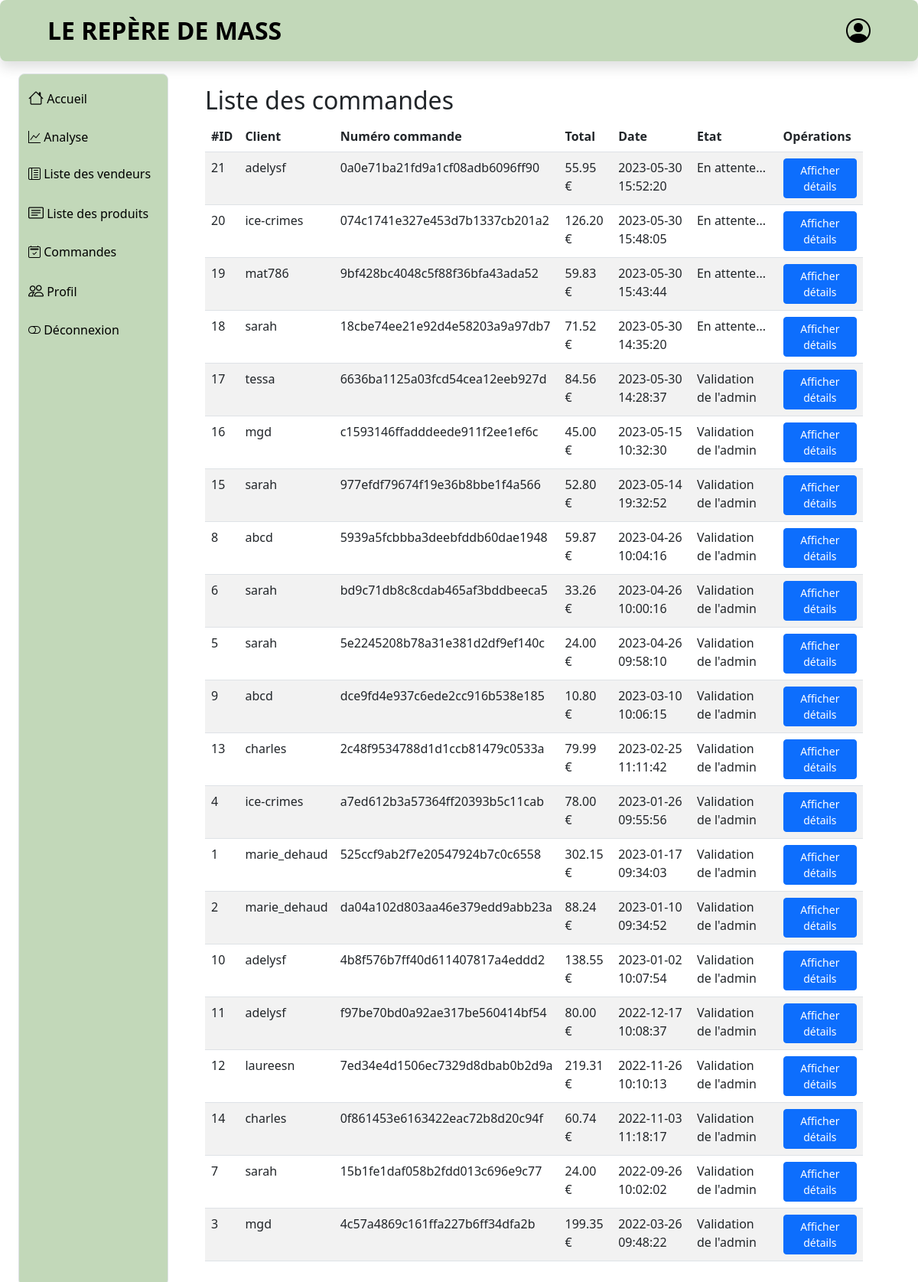
The app's page /profil/admin/commande.php (signed in) with its own data.
### tables this page shows
CREATE TABLE `commande` (
  `id` int NOT NULL,
  `id_client` int NOT NULL,
  `nom_prenom` varchar(70) NOT NULL,
  `total` decimal(7,2) NOT NULL,
  `numero_commande` varchar(100) NOT NULL,
  `taille` decimal(10,4) NOT NULL,
  `poids` decimal(10,4) NOT NULL,
  `adresse_livraison` varchar(150) NOT NULL,
  `ville` varchar(150) NOT NULL,
  `code_postal` int NOT NULL,
  `valide` int DEFAULT '0',
  `commande_livre` int NOT NULL DEFAULT '0',
  `date_creation` datetime NOT NULL DEFAULT CURRENT_TIMESTAMP,
  `livraison` varchar(15) NOT NULL,
  `commission` decimal(5,2) NOT NULL DEFAULT '0.00',
  `id_livreur` int DEFAULT NULL
);

CREATE TABLE `utilisateurs` (
  `id` int NOT NULL,
  `nom` varchar(100) NOT NULL,
  `prenom` varchar(100) NOT NULL,
  `pseudo` varchar(100) NOT NULL,
  `ville` varchar(100) NOT NULL,
  `email` varchar(100) NOT NULL,
  `password` text NOT NULL,
  `abonnement` tinyint(1) NOT NULL DEFAULT '0',
  `statut` varchar(40) NOT NULL DEFAULT 'client',
  `token` text NOT NULL,
  `date_inscription` datetime NOT NULL DEFAULT CURRENT_TIMESTAMP
);

### profil/admin/commande.php (the view, shortened to what this page needs)
<!DOCTYPE html>
<html lang="fr">
<head>
    <link href="../css/bootstrap.css" rel="stylesheet">
    <link href="../css/bootstrap-icons.css" rel="stylesheet">
    <link href="../css/sidenav.css" rel="stylesheet">
    <link href="../css/header2.css" rel="stylesheet">
    <link href="../css/index.css" rel="stylesheet">
    <link href="../css/profilpage.css" rel="stylesheet">
</head>
<body>
    <header class="shadow rounded-3 bg-light" id="header-box">
        <div class="container-fluid col-11" id="header-container">
            <div class=" d-flex align-items-center justify-content-between">
                <div class="py-3 col-sm-auto justify-content-center">
                    <div id="title">LE REPÈRE DE MASS</div>
                </div>
                <div class="text-end">
                    <a href="main_ad.php" class="d-block link-dark text-decoration-none">
                        <i id="log-logo" class="bi bi-person-circle"></i>
                    </a>
                </div>
            </div>
        </div>
    </header>
    <div class="mt-3 container-fluid pb-3 flex-grow-1 d-flex flex-column flex-sm-row overflow-auto">
        <div class="row flex-grow-sm-1 flex-grow-0 container-fluid">
            <?php include 'barre_navigation_ad.php';?>
            <main class="col overflow-auto h-100 w-100">
                <div class="container py-2">
                    <div class="container py-2">
                        <h2>Liste des commandes</h2>
                        <table class="table table-striped table-hover">
                            <thead>
                                <tr>
                                    <th>#ID</th>
                                    <th>Client</th>
                                    <th>Numéro commande</th>
                                    <th>Total</th>
                                    <th>Date</th>
                                    <th>Etat</th>
                                    <th>Opérations</th>
                                </tr>
                            </thead>
                            <tbody>
                                <?php
                    require_once '../../include/config.php';
                    $commandes = $bdd->query('SELECT commande.*,utilisateurs.pseudo as "pseudo" FROM commande INNER JOIN utilisateurs ON commande.id_client = utilisateurs.id ORDER BY commande.date_creation DESC')->fetchAll(PDO::FETCH_ASSOC);
                    foreach ($commandes as $commande) {
                    ?>
                        <tr>
                            <td><?php echo $commande['id'] ?></td>
                            <td><?php echo $commande['pseudo'] ?></td>
                            <td><?php echo $commande['numero_commande'] ?></td>
                            <td><?php echo $commande['total'].' €' ?> </td>
                            <td><?php echo $commande['date_creation'] ?></td>
                            <td><?php
                                if($commande['valide'] == 1){
                                    echo "Validation de l'admin";
                                }else echo "En attente...";
                            ?>
                            </td>
                            <td><a class="btn btn-primary btn-sm" href="afficher_commande.php?id=<?php echo $commande['id']?>">Afficher détails</a></td>
                        </tr>
                    <?php
                        }
                    ?>
                        </tbody>
                    </table>
                </div></div>
            </main>
        </div>
    </div>
</body>
</html>

### profil/css/sidenav.css (style rules this page uses)
i,a { color: black; }

### profil/css/header2.css (style rules this page uses)
* { font-family: system-ui, -apple-system, BlinkMacSystemFont, 'Segoe UI', Roboto, Oxygen, Ubuntu, Cantarell, 'Open Sans', 'Helvetica Neue', sans-serif; }
#title { color: black; font-size:xx-large; font-weight: 700; }

### profil/css/index.css (style rules this page uses)
[class*='container'] { background-clip: content-box; }
.row [class*='col'] { background-clip: content-box; }
#log-logo { font-size: xx-large; }

### records on screen
commande: id "21", utilisateurs.pseudo "adelysf", numero_commande "0a0e71ba21fd9a1cf08adb6096ff90", total "55.95", date_creation "2023-05-30 15:52:20", valide "En attente..."
commande: id "20", utilisateurs.pseudo "ice-crimes", numero_commande "074c1741e327e453d7b1337cb201a2", total "126.20", date_creation "2023-05-30 15:48:05", valide "En attente..."
commande: id "19", utilisateurs.pseudo "mat786", numero_commande "9bf428bc4048c5f88f36bfa43ada52", total "59.83", date_creation "2023-05-30 15:43:44", valide "En attente..."
commande: id "18", utilisateurs.pseudo "sarah", numero_commande "18cbe74ee21e92d4e58203a9a97db7", total "71.52", date_creation "2023-05-30 14:35:20", valide "En attente..."
commande: id "17", utilisateurs.pseudo "tessa", numero_commande "6636ba1125a03fcd54cea12eeb927d", total "84.56", date_creation "2023-05-30 14:28:37", valide "Validation de l'admin"
commande: id "16", utilisateurs.pseudo "mgd", numero_commande "c1593146ffadddeede911f2ee1ef6c", total "45.00", date_creation "2023-05-15 10:32:30", valide "Validation de l'admin"
commande: id "15", utilisateurs.pseudo "sarah", numero_commande "977efdf79674f19e36b8bbe1f4a566", total "52.80", date_creation "2023-05-14 19:32:52", valide "Validation de l'admin"
commande: id "8", utilisateurs.pseudo "abcd", numero_commande "5939a5fcbbba3deebfddb60dae1948", total "59.87", date_creation "2023-04-26 10:04:16", valide "Validation de l'admin"
commande: id "6", utilisateurs.pseudo "sarah", numero_commande "bd9c71db8c8cdab465af3bddbeeca5", total "33.26", date_creation "2023-04-26 10:00:16", valide "Validation de l'admin"
commande: id "5", utilisateurs.pseudo "sarah", numero_commande "5e2245208b78a31e381d2df9ef140c", total "24.00", date_creation "2023-04-26 09:58:10", valide "Validation de l'admin"
commande: id "9", utilisateurs.pseudo "abcd", numero_commande "dce9fd4e937c6ede2cc916b538e185", total "10.80", date_creation "2023-03-10 10:06:15", valide "Validation de l'admin"
commande: id "13", utilisateurs.pseudo "charles", numero_commande "2c48f9534788d1d1ccb81479c0533a", total "79.99", date_creation "2023-02-25 11:11:42", valide "Validation de l'admin"
commande: id "4", utilisateurs.pseudo "ice-crimes", numero_commande "a7ed612b3a57364ff20393b5c11cab", total "78.00", date_creation "2023-01-26 09:55:56", valide "Validation de l'admin"
commande: id "1", utilisateurs.pseudo "marie_dehaud", numero_commande "525ccf9ab2f7e20547924b7c0c6558", total "302.15", date_creation "2023-01-17 09:34:03", valide "Validation de l'admin"
commande: id "2", utilisateurs.pseudo "marie_dehaud", numero_commande "da04a102d803aa46e379edd9abb23a", total "88.24", date_creation "2023-01-10 09:34:52", valide "Validation de l'admin"
commande: id "10", utilisateurs.pseudo "adelysf", numero_commande "4b8f576b7ff40d611407817a4eddd2", total "138.55", date_creation "2023-01-02 10:07:54", valide "Validation de l'admin"
commande: id "11", utilisateurs.pseudo "adelysf", numero_commande "f97be70bd0a92ae317be560414bf54", total "80.00", date_creation "2022-12-17 10:08:37", valide "Validation de l'admin"
commande: id "12", utilisateurs.pseudo "laureesn", numero_commande "7ed34e4d1506ec7329d8dbab0b2d9a", total "219.31", date_creation "2022-11-26 10:10:13", valide "Validation de l'admin"
commande: id "14", utilisateurs.pseudo "charles", numero_commande "0f861453e6163422eac72b8d20c94f", total "60.74", date_creation "2022-11-03 11:18:17", valide "Validation de l'admin"
commande: id "7", utilisateurs.pseudo "sarah", numero_commande "15b1fe1daf058b2fdd013c696e9c77", total "24.00", date_creation "2022-09-26 10:02:02", valide "Validation de l'admin"
commande: id "3", utilisateurs.pseudo "mgd", numero_commande "4c57a4869c161ffa227b6ff34dfa2b", total "199.35", date_creation "2022-03-26 09:48:22", valide "Validation de l'admin"
